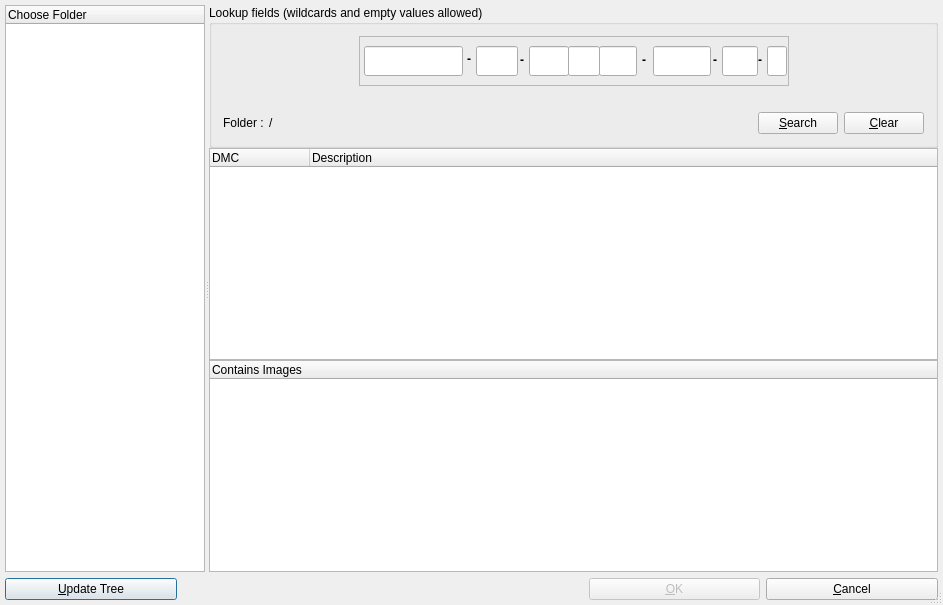
<?xml version="1.0" encoding="UTF-8"?>
<ui version="4.0">
 <class>RefdmDialogBase</class>
 <widget class="QDialog" name="RefdmDialogBase">
  <property name="geometry">
   <rect>
    <x>0</x>
    <y>0</y>
    <width>943</width>
    <height>605</height>
   </rect>
  </property>
  <property name="windowTitle">
   <string>Insert Reference</string>
  </property>
  <property name="sizeGripEnabled">
   <bool>true</bool>
  </property>
  <layout class="QGridLayout">
   <property name="margin">
    <number>5</number>
   </property>
   <item row="1" column="3">
    <widget class="QPushButton" name="cancelButton_">
     <property name="text">
      <string>&amp;Cancel</string>
     </property>
     <property name="shortcut">
      <string>Alt+C</string>
     </property>
     <property name="autoDefault">
      <bool>false</bool>
     </property>
    </widget>
   </item>
   <item row="1" column="0">
    <widget class="QPushButton" name="updateTreeButton_">
     <property name="sizePolicy">
      <sizepolicy hsizetype="Minimum" vsizetype="Fixed">
       <horstretch>0</horstretch>
       <verstretch>0</verstretch>
      </sizepolicy>
     </property>
     <property name="text">
      <string>&amp;Update Tree</string>
     </property>
     <property name="shortcut">
      <string>Alt+U</string>
     </property>
    </widget>
   </item>
   <item row="1" column="1">
    <spacer name="spacer10">
     <property name="orientation">
      <enum>Qt::Horizontal</enum>
     </property>
     <property name="sizeType">
      <enum>QSizePolicy::Preferred</enum>
     </property>
     <property name="sizeHint" stdset="0">
      <size>
       <width>400</width>
       <height>20</height>
      </size>
     </property>
    </spacer>
   </item>
   <item row="1" column="2">
    <widget class="QPushButton" name="okButton_">
     <property name="enabled">
      <bool>false</bool>
     </property>
     <property name="sizePolicy">
      <sizepolicy hsizetype="Minimum" vsizetype="Fixed">
       <horstretch>0</horstretch>
       <verstretch>0</verstretch>
      </sizepolicy>
     </property>
     <property name="text">
      <string>&amp;OK</string>
     </property>
     <property name="shortcut">
      <string>Alt+O</string>
     </property>
     <property name="autoDefault">
      <bool>false</bool>
     </property>
    </widget>
   </item>
   <item row="0" column="0" colspan="4">
    <widget class="QSplitter" name="splitter2">
     <property name="orientation">
      <enum>Qt::Horizontal</enum>
     </property>
     <widget class="QTreeWidget" name="collectionsListView_">
      <property name="sizePolicy">
       <sizepolicy hsizetype="Fixed" vsizetype="Expanding">
        <horstretch>4</horstretch>
        <verstretch>0</verstretch>
       </sizepolicy>
      </property>
      <property name="maximumSize">
       <size>
        <width>200</width>
        <height>16777215</height>
       </size>
      </property>
      <property name="layoutDirection">
       <enum>Qt::LeftToRight</enum>
      </property>
      <column>
       <property name="text">
        <string>Choose Folder</string>
       </property>
      </column>
     </widget>
     <widget class="QFrame" name="frame5">
      <property name="sizePolicy">
       <sizepolicy hsizetype="Preferred" vsizetype="Preferred">
        <horstretch>3</horstretch>
        <verstretch>0</verstretch>
       </sizepolicy>
      </property>
      <property name="frameShape">
       <enum>QFrame::NoFrame</enum>
      </property>
      <property name="frameShadow">
       <enum>QFrame::Plain</enum>
      </property>
      <layout class="QGridLayout">
       <property name="margin">
        <number>0</number>
       </property>
       <property name="spacing">
        <number>0</number>
       </property>
       <item row="0" column="0">
        <widget class="QGroupBox" name="groupBox1">
         <property name="sizePolicy">
          <sizepolicy hsizetype="Preferred" vsizetype="Fixed">
           <horstretch>1</horstretch>
           <verstretch>0</verstretch>
          </sizepolicy>
         </property>
         <property name="title">
          <string>Lookup fields (wildcards and empty values allowed)</string>
         </property>
         <property name="flat">
          <bool>true</bool>
         </property>
         <layout class="QGridLayout">
          <item row="0" column="1">
           <layout class="QVBoxLayout">
            <item>
             <widget class="QFrame" name="frame3">
              <property name="sizePolicy">
               <sizepolicy hsizetype="Fixed" vsizetype="Fixed">
                <horstretch>0</horstretch>
                <verstretch>0</verstretch>
               </sizepolicy>
              </property>
              <property name="minimumSize">
               <size>
                <width>430</width>
                <height>50</height>
               </size>
              </property>
              <property name="maximumSize">
               <size>
                <width>430</width>
                <height>32767</height>
               </size>
              </property>
              <property name="frameShape">
               <enum>QFrame::StyledPanel</enum>
              </property>
              <property name="frameShadow">
               <enum>QFrame::Raised</enum>
              </property>
              <widget class="QLabel" name="textLabel1_4">
               <property name="geometry">
                <rect>
                 <x>283</x>
                 <y>14</y>
                 <width>7</width>
                 <height>20</height>
                </rect>
               </property>
               <property name="text">
                <string>&lt;b&gt;-&lt;/b&gt;</string>
               </property>
               <property name="wordWrap">
                <bool>false</bool>
               </property>
              </widget>
              <widget class="QLabel" name="textLabel1">
               <property name="geometry">
                <rect>
                 <x>108</x>
                 <y>13</y>
                 <width>7</width>
                 <height>20</height>
                </rect>
               </property>
               <property name="text">
                <string>&lt;b&gt;-&lt;/b&gt;</string>
               </property>
               <property name="wordWrap">
                <bool>false</bool>
               </property>
              </widget>
              <widget class="QLabel" name="textLabel1_3">
               <property name="geometry">
                <rect>
                 <x>161</x>
                 <y>14</y>
                 <width>7</width>
                 <height>20</height>
                </rect>
               </property>
               <property name="text">
                <string>&lt;b&gt;-&lt;/b&gt;</string>
               </property>
               <property name="wordWrap">
                <bool>false</bool>
               </property>
              </widget>
              <widget class="QLabel" name="textLabel1_4_2">
               <property name="geometry">
                <rect>
                 <x>354</x>
                 <y>14</y>
                 <width>7</width>
                 <height>20</height>
                </rect>
               </property>
               <property name="text">
                <string>&lt;b&gt;-&lt;/b&gt;</string>
               </property>
               <property name="wordWrap">
                <bool>false</bool>
               </property>
              </widget>
              <widget class="QLabel" name="textLabel1_4_3">
               <property name="geometry">
                <rect>
                 <x>399</x>
                 <y>14</y>
                 <width>7</width>
                 <height>20</height>
                </rect>
               </property>
               <property name="text">
                <string>&lt;b&gt;-&lt;/b&gt;</string>
               </property>
               <property name="wordWrap">
                <bool>false</bool>
               </property>
              </widget>
              <widget class="QLineEdit" name="chapnum_">
               <property name="geometry">
                <rect>
                 <x>170</x>
                 <y>10</y>
                 <width>40</width>
                 <height>30</height>
                </rect>
               </property>
               <property name="minimumSize">
                <size>
                 <width>40</width>
                 <height>0</height>
                </size>
               </property>
               <property name="maximumSize">
                <size>
                 <width>40</width>
                 <height>32767</height>
                </size>
               </property>
               <property name="toolTip">
                <string>System (&lt;chapnum&gt;)

The following list is the allocation of the MICC.

− &quot;A&quot; - Generic SNS (see Chap 8.2.1)

− &quot;B&quot; - Support and training equipment SNS (see Chap 8.2.2)

− &quot;C&quot; - Ordnance SNS (see Chap 8.2.3)

− &quot;D&quot; - General communications SNS (see Chap 8.2.4)

− &quot;E&quot; - Air vehicle, engines and equipment SNS (see Chap 8.2.5)

− &quot;F&quot; - Tactical missiles SNS (see Chap 8.2.6)

− &quot;G&quot; - General surface vehicles SNS (see Chap 8.2.7)

− &quot;H&quot; - General sea vehicles SNS (see Chap 8.2.8)

− &quot;J&quot; - Civil aircraft deviations from E

− &quot;K&quot; thru &quot;S&quot; - NOT GIVEN

− &quot;T&quot; thru &quot;Z&quot; - Not given

− &quot;0&quot; thru &quot;9&quot; - Not given</string>
               </property>
               <property name="text">
                <string/>
               </property>
               <property name="maxLength">
                <number>3</number>
               </property>
              </widget>
              <widget class="QLineEdit" name="sect_">
               <property name="geometry">
                <rect>
                 <x>209</x>
                 <y>10</y>
                 <width>32</width>
                 <height>30</height>
                </rect>
               </property>
               <property name="minimumSize">
                <size>
                 <width>32</width>
                 <height>0</height>
                </size>
               </property>
               <property name="maximumSize">
                <size>
                 <width>32</width>
                 <height>32767</height>
                </size>
               </property>
               <property name="toolTip">
                <string>Subsystem + sub-subsystem</string>
               </property>
               <property name="text">
                <string/>
               </property>
               <property name="maxLength">
                <number>2</number>
               </property>
              </widget>
              <widget class="QLineEdit" name="subject_">
               <property name="geometry">
                <rect>
                 <x>240</x>
                 <y>10</y>
                 <width>38</width>
                 <height>30</height>
                </rect>
               </property>
               <property name="minimumSize">
                <size>
                 <width>38</width>
                 <height>0</height>
                </size>
               </property>
               <property name="maximumSize">
                <size>
                 <width>38</width>
                 <height>32767</height>
                </size>
               </property>
               <property name="toolTip">
                <string>Unit or assembly (&lt;subject&gt;)</string>
               </property>
               <property name="text">
                <string/>
               </property>
               <property name="maxLength">
                <number>4</number>
               </property>
              </widget>
              <widget class="QLineEdit" name="incode_">
               <property name="geometry">
                <rect>
                 <x>363</x>
                 <y>10</y>
                 <width>36</width>
                 <height>30</height>
                </rect>
               </property>
               <property name="minimumSize">
                <size>
                 <width>36</width>
                 <height>0</height>
                </size>
               </property>
               <property name="maximumSize">
                <size>
                 <width>36</width>
                 <height>32767</height>
                </size>
               </property>
               <property name="toolTip">
                <string>Information code + Information code variant</string>
               </property>
               <property name="maxLength">
                <number>4</number>
               </property>
              </widget>
              <widget class="QLineEdit" name="sdc_">
               <property name="geometry">
                <rect>
                 <x>117</x>
                 <y>10</y>
                 <width>42</width>
                 <height>30</height>
                </rect>
               </property>
               <property name="minimumSize">
                <size>
                 <width>42</width>
                 <height>0</height>
                </size>
               </property>
               <property name="maximumSize">
                <size>
                 <width>42</width>
                 <height>32767</height>
                </size>
               </property>
               <property name="toolTip">
                <string>System difference code (SDC)</string>
               </property>
               <property name="text">
                <string/>
               </property>
               <property name="maxLength">
                <number>4</number>
               </property>
              </widget>
              <widget class="QLineEdit" name="itemloc_">
               <property name="geometry">
                <rect>
                 <x>408</x>
                 <y>10</y>
                 <width>20</width>
                 <height>30</height>
                </rect>
               </property>
               <property name="minimumSize">
                <size>
                 <width>20</width>
                 <height>0</height>
                </size>
               </property>
               <property name="maximumSize">
                <size>
                 <width>20</width>
                 <height>32767</height>
                </size>
               </property>
               <property name="toolTip">
                <string>Item location code
These are identified as follows:

− &quot;A&quot; - Information related to items installed on the Product

− &quot;B&quot; - Information related to items installed on a major assembly removed from the Product

− &quot;C&quot; - Information related to items on the bench.

− &quot;D&quot; - Information related to all three locations A, B, and C.

− &quot;T&quot; - Information related to training-only data modules</string>
               </property>
               <property name="maxLength">
                <number>1</number>
               </property>
              </widget>
              <widget class="QLineEdit" name="modelic_">
               <property name="geometry">
                <rect>
                 <x>5</x>
                 <y>10</y>
                 <width>99</width>
                 <height>30</height>
                </rect>
               </property>
               <property name="minimumSize">
                <size>
                 <width>99</width>
                 <height>0</height>
                </size>
               </property>
               <property name="maximumSize">
                <size>
                 <width>99</width>
                 <height>32767</height>
                </size>
               </property>
               <property name="toolTip">
                <string>Model identification code</string>
               </property>
               <property name="text">
                <string/>
               </property>
               <property name="maxLength">
                <number>14</number>
               </property>
              </widget>
              <widget class="QLineEdit" name="discode_">
               <property name="geometry">
                <rect>
                 <x>294</x>
                 <y>10</y>
                 <width>58</width>
                 <height>30</height>
                </rect>
               </property>
               <property name="minimumSize">
                <size>
                 <width>58</width>
                 <height>0</height>
                </size>
               </property>
               <property name="maximumSize">
                <size>
                 <width>58</width>
                 <height>32767</height>
                </size>
               </property>
               <property name="toolTip">
                <string>Disassembly code + Disassembly code variant</string>
               </property>
               <property name="maxLength">
                <number>5</number>
               </property>
              </widget>
             </widget>
            </item>
            <item>
             <widget class="QLabel" name="uriTextLabel">
              <property name="sizePolicy">
               <sizepolicy hsizetype="Fixed" vsizetype="Fixed">
                <horstretch>0</horstretch>
                <verstretch>0</verstretch>
               </sizepolicy>
              </property>
              <property name="minimumSize">
               <size>
                <width>430</width>
                <height>0</height>
               </size>
              </property>
              <property name="maximumSize">
               <size>
                <width>430</width>
                <height>32767</height>
               </size>
              </property>
              <property name="text">
               <string/>
              </property>
              <property name="pixmap">
               <pixmap>../../../../s1000d40/icons/dmc.png</pixmap>
              </property>
              <property name="scaledContents">
               <bool>true</bool>
              </property>
              <property name="wordWrap">
               <bool>false</bool>
              </property>
             </widget>
            </item>
           </layout>
          </item>
          <item row="0" column="2">
           <spacer name="spacer4">
            <property name="orientation">
             <enum>Qt::Horizontal</enum>
            </property>
            <property name="sizeType">
             <enum>QSizePolicy::Expanding</enum>
            </property>
            <property name="sizeHint" stdset="0">
             <size>
              <width>84</width>
              <height>20</height>
             </size>
            </property>
           </spacer>
          </item>
          <item row="0" column="0">
           <spacer name="spacer3">
            <property name="orientation">
             <enum>Qt::Horizontal</enum>
            </property>
            <property name="sizeType">
             <enum>QSizePolicy::Expanding</enum>
            </property>
            <property name="sizeHint" stdset="0">
             <size>
              <width>57</width>
              <height>20</height>
             </size>
            </property>
           </spacer>
          </item>
          <item row="1" column="0" colspan="3">
           <layout class="QHBoxLayout">
            <item>
             <widget class="QLabel" name="folderTextLabel_">
              <property name="sizePolicy">
               <sizepolicy hsizetype="Preferred" vsizetype="Preferred">
                <horstretch>0</horstretch>
                <verstretch>0</verstretch>
               </sizepolicy>
              </property>
              <property name="minimumSize">
               <size>
                <width>40</width>
                <height>0</height>
               </size>
              </property>
              <property name="maximumSize">
               <size>
                <width>40</width>
                <height>32767</height>
               </size>
              </property>
              <property name="text">
               <string>Folder :</string>
              </property>
              <property name="wordWrap">
               <bool>false</bool>
              </property>
             </widget>
            </item>
            <item>
             <widget class="QLabel" name="folderLabel_">
              <property name="text">
               <string>/</string>
              </property>
              <property name="wordWrap">
               <bool>false</bool>
              </property>
             </widget>
            </item>
            <item>
             <widget class="QPushButton" name="searchButton_">
              <property name="minimumSize">
               <size>
                <width>80</width>
                <height>0</height>
               </size>
              </property>
              <property name="maximumSize">
               <size>
                <width>80</width>
                <height>32767</height>
               </size>
              </property>
              <property name="text">
               <string>&amp;Search</string>
              </property>
              <property name="shortcut">
               <string>Alt+S</string>
              </property>
              <property name="autoDefault">
               <bool>false</bool>
              </property>
             </widget>
            </item>
            <item>
             <widget class="QPushButton" name="clearButton_">
              <property name="sizePolicy">
               <sizepolicy hsizetype="Fixed" vsizetype="Fixed">
                <horstretch>0</horstretch>
                <verstretch>0</verstretch>
               </sizepolicy>
              </property>
              <property name="text">
               <string>&amp;Clear</string>
              </property>
              <property name="shortcut">
               <string>Alt+C</string>
              </property>
              <property name="autoDefault">
               <bool>false</bool>
              </property>
             </widget>
            </item>
           </layout>
          </item>
         </layout>
        </widget>
       </item>
       <item row="1" column="0">
        <widget class="QTreeWidget" name="listView_">
         <property name="sizePolicy">
          <sizepolicy hsizetype="Expanding" vsizetype="Expanding">
           <horstretch>1</horstretch>
           <verstretch>0</verstretch>
          </sizepolicy>
         </property>
         <property name="selectionMode">
          <enum>QAbstractItemView::NoSelection</enum>
         </property>
         <column>
          <property name="text">
           <string>DMC</string>
          </property>
         </column>
         <column>
          <property name="text">
           <string>Description</string>
          </property>
         </column>
        </widget>
       </item>
       <item row="2" column="0">
        <widget class="QTreeWidget" name="imageView_">
         <property name="sizePolicy">
          <sizepolicy hsizetype="Expanding" vsizetype="Expanding">
           <horstretch>1</horstretch>
           <verstretch>0</verstretch>
          </sizepolicy>
         </property>
         <column>
          <property name="text">
           <string>Contains Images</string>
          </property>
         </column>
        </widget>
       </item>
      </layout>
     </widget>
    </widget>
   </item>
  </layout>
 </widget>
 <layoutdefault spacing="6" margin="11"/>
 <tabstops>
  <tabstop>collectionsListView_</tabstop>
  <tabstop>modelic_</tabstop>
  <tabstop>sdc_</tabstop>
  <tabstop>chapnum_</tabstop>
  <tabstop>sect_</tabstop>
  <tabstop>subject_</tabstop>
  <tabstop>discode_</tabstop>
  <tabstop>incode_</tabstop>
  <tabstop>itemloc_</tabstop>
  <tabstop>searchButton_</tabstop>
  <tabstop>clearButton_</tabstop>
  <tabstop>listView_</tabstop>
  <tabstop>okButton_</tabstop>
  <tabstop>cancelButton_</tabstop>
 </tabstops>
 <resources/>
 <connections>
  <connection>
   <sender>cancelButton_</sender>
   <signal>clicked()</signal>
   <receiver>RefdmDialogBase</receiver>
   <slot>reject()</slot>
   <hints>
    <hint type="sourcelabel">
     <x>20</x>
     <y>20</y>
    </hint>
    <hint type="destinationlabel">
     <x>20</x>
     <y>20</y>
    </hint>
   </hints>
  </connection>
  <connection>
   <sender>okButton_</sender>
   <signal>clicked()</signal>
   <receiver>RefdmDialogBase</receiver>
   <slot>accept()</slot>
   <hints>
    <hint type="sourcelabel">
     <x>20</x>
     <y>20</y>
    </hint>
    <hint type="destinationlabel">
     <x>20</x>
     <y>20</y>
    </hint>
   </hints>
  </connection>
  <connection>
   <sender>searchButton_</sender>
   <signal>clicked()</signal>
   <receiver>RefdmDialogBase</receiver>
   <slot>search()</slot>
   <hints>
    <hint type="sourcelabel">
     <x>20</x>
     <y>20</y>
    </hint>
    <hint type="destinationlabel">
     <x>20</x>
     <y>20</y>
    </hint>
   </hints>
  </connection>
  <connection>
   <sender>modelic_</sender>
   <signal>returnPressed()</signal>
   <receiver>RefdmDialogBase</receiver>
   <slot>focusNext()</slot>
   <hints>
    <hint type="sourcelabel">
     <x>20</x>
     <y>20</y>
    </hint>
    <hint type="destinationlabel">
     <x>20</x>
     <y>20</y>
    </hint>
   </hints>
  </connection>
  <connection>
   <sender>sdc_</sender>
   <signal>returnPressed()</signal>
   <receiver>RefdmDialogBase</receiver>
   <slot>focusNext()</slot>
   <hints>
    <hint type="sourcelabel">
     <x>20</x>
     <y>20</y>
    </hint>
    <hint type="destinationlabel">
     <x>20</x>
     <y>20</y>
    </hint>
   </hints>
  </connection>
  <connection>
   <sender>chapnum_</sender>
   <signal>returnPressed()</signal>
   <receiver>RefdmDialogBase</receiver>
   <slot>focusNext()</slot>
   <hints>
    <hint type="sourcelabel">
     <x>20</x>
     <y>20</y>
    </hint>
    <hint type="destinationlabel">
     <x>20</x>
     <y>20</y>
    </hint>
   </hints>
  </connection>
  <connection>
   <sender>discode_</sender>
   <signal>returnPressed()</signal>
   <receiver>RefdmDialogBase</receiver>
   <slot>focusNext()</slot>
   <hints>
    <hint type="sourcelabel">
     <x>20</x>
     <y>20</y>
    </hint>
    <hint type="destinationlabel">
     <x>20</x>
     <y>20</y>
    </hint>
   </hints>
  </connection>
  <connection>
   <sender>incode_</sender>
   <signal>returnPressed()</signal>
   <receiver>RefdmDialogBase</receiver>
   <slot>focusNext()</slot>
   <hints>
    <hint type="sourcelabel">
     <x>20</x>
     <y>20</y>
    </hint>
    <hint type="destinationlabel">
     <x>20</x>
     <y>20</y>
    </hint>
   </hints>
  </connection>
  <connection>
   <sender>itemloc_</sender>
   <signal>returnPressed()</signal>
   <receiver>RefdmDialogBase</receiver>
   <slot>focusNext()</slot>
   <hints>
    <hint type="sourcelabel">
     <x>20</x>
     <y>20</y>
    </hint>
    <hint type="destinationlabel">
     <x>20</x>
     <y>20</y>
    </hint>
   </hints>
  </connection>
  <connection>
   <sender>clearButton_</sender>
   <signal>clicked()</signal>
   <receiver>RefdmDialogBase</receiver>
   <slot>clearFields()</slot>
   <hints>
    <hint type="sourcelabel">
     <x>20</x>
     <y>20</y>
    </hint>
    <hint type="destinationlabel">
     <x>20</x>
     <y>20</y>
    </hint>
   </hints>
  </connection>
  <connection>
   <sender>sect_</sender>
   <signal>returnPressed()</signal>
   <receiver>RefdmDialogBase</receiver>
   <slot>focusNext()</slot>
   <hints>
    <hint type="sourcelabel">
     <x>20</x>
     <y>20</y>
    </hint>
    <hint type="destinationlabel">
     <x>20</x>
     <y>20</y>
    </hint>
   </hints>
  </connection>
  <connection>
   <sender>subject_</sender>
   <signal>returnPressed()</signal>
   <receiver>RefdmDialogBase</receiver>
   <slot>focusNext()</slot>
   <hints>
    <hint type="sourcelabel">
     <x>20</x>
     <y>20</y>
    </hint>
    <hint type="destinationlabel">
     <x>20</x>
     <y>20</y>
    </hint>
   </hints>
  </connection>
  <connection>
   <sender>updateTreeButton_</sender>
   <signal>clicked()</signal>
   <receiver>RefdmDialogBase</receiver>
   <slot>refresh()</slot>
   <hints>
    <hint type="sourcelabel">
     <x>20</x>
     <y>20</y>
    </hint>
    <hint type="destinationlabel">
     <x>20</x>
     <y>20</y>
    </hint>
   </hints>
  </connection>
 </connections>
</ui>
